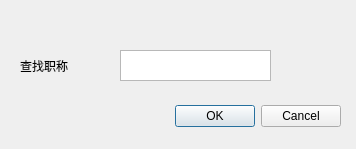
<?xml version="1.0" encoding="UTF-8"?>
<ui version="4.0">
 <class>SeekbyStatusDialog</class>
 <widget class="QDialog" name="SeekbyStatusDialog">
  <property name="geometry">
   <rect>
    <x>0</x>
    <y>0</y>
    <width>356</width>
    <height>149</height>
   </rect>
  </property>
  <property name="windowTitle">
   <string>Dialog</string>
  </property>
  <widget class="QDialogButtonBox" name="buttonBox">
   <property name="geometry">
    <rect>
     <x>0</x>
     <y>100</y>
     <width>341</width>
     <height>32</height>
    </rect>
   </property>
   <property name="orientation">
    <enum>Qt::Horizontal</enum>
   </property>
   <property name="standardButtons">
    <set>QDialogButtonBox::Cancel|QDialogButtonBox::Ok</set>
   </property>
  </widget>
  <widget class="QTextEdit" name="textSeekbyStatus">
   <property name="geometry">
    <rect>
     <x>120</x>
     <y>50</y>
     <width>151</width>
     <height>31</height>
    </rect>
   </property>
  </widget>
  <widget class="QLabel" name="label">
   <property name="geometry">
    <rect>
     <x>20</x>
     <y>60</y>
     <width>54</width>
     <height>12</height>
    </rect>
   </property>
   <property name="text">
    <string>查找职称</string>
   </property>
  </widget>
 </widget>
 <resources/>
 <connections>
  <connection>
   <sender>buttonBox</sender>
   <signal>accepted()</signal>
   <receiver>SeekbyStatusDialog</receiver>
   <slot>accept()</slot>
   <hints>
    <hint type="sourcelabel">
     <x>248</x>
     <y>254</y>
    </hint>
    <hint type="destinationlabel">
     <x>157</x>
     <y>274</y>
    </hint>
   </hints>
  </connection>
  <connection>
   <sender>buttonBox</sender>
   <signal>rejected()</signal>
   <receiver>SeekbyStatusDialog</receiver>
   <slot>reject()</slot>
   <hints>
    <hint type="sourcelabel">
     <x>316</x>
     <y>260</y>
    </hint>
    <hint type="destinationlabel">
     <x>286</x>
     <y>274</y>
    </hint>
   </hints>
  </connection>
 </connections>
</ui>
